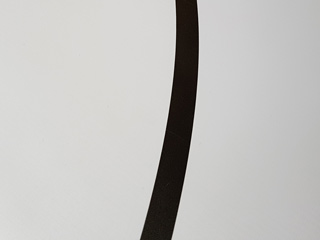
//> input picture 04_Binary/Line2.jpg, 320 x 240 px
$ ./binary   (built with g++ and OpenCV 4)
//> lines starting //> are read from the running program, lines starting //| are printed output that depends on the picture; after the words box and inside, x2 and y2 are one past the last pixel; in counts of white or black regions, pixels touching at a corner belong together
#include <opencv2/highgui.hpp>
#include <opencv2/imgproc.hpp>
#include <iostream>
#include <cmath>

#define RPI_VIDEO

using namespace cv;
using std::vector;
using std::cout;
using std::endl;

static void onMouse(int event, int x, int y, int flags, void* param) {
  Mat *pm = (Mat*)(param);
  switch(event) {
    case EVENT_LBUTTONDOWN: {
      const int channels = pm->channels();
      if (channels == 3) {
        cout << "at (" << x << "," << y << ") value is "
           << (pm->at<Vec3b>(Point(x,y))) << endl;
      } else if (channels == 1){
        cout << "at (" << x << "," << y << ") value is "
           << (int)pm->at<uchar>(Point(x,y)) << endl;
      }
    break;
    }
  }
}

int gray = 128, blue = 128, green = 128, red = 128;
Mat imgG(Size(640, 480), CV_8UC1, Scalar(gray));
Mat imgC(Size(640, 480), CV_8UC3, Scalar(blue, green, red));

void on_trackbarG(int value, void* m) {
  imgG = Scalar(gray);
  imshow( "Gray Image", imgG);
}


void on_trackbarC(int , void*) {
  imgC = Scalar(blue, green, red);
  imshow("Color Image", imgC);
}


cv::Point findCenterLine(const Mat& mat,
                     vector<cv::Point>& centers)  {
 // scanning matrix
 int cx = 0, cy = 0, cnt = 0;
 for (int x = 0; x < mat.rows; ++x) {
   int sumRow = 0, counter = 0;
 	 for (int y = 0; y < mat.cols; ++y) {
     if (mat.at<uchar>(x,y)) {
       ++counter;
       cx += y;
       cy += x;
       sumRow += y;
     }
   }
   cnt += counter;
   if ( counter != 0) {
   	centers.push_back(Point(sumRow/counter, x));
   }
 }
 if (!centers.empty()) {
   cx /= cnt;
   cy /= cnt;
 }

 return Point(cx,cy);
}

int main(int argc, char **argv) {

// [45 lines of commented-out code are left out]

  const std::string image_line("Line2.jpg");
  Mat src_line = imread(image_line, IMREAD_COLOR);
//> src_line is the input picture: 240 rows x 320 cols, CV_8UC3; mean B, G, R 190.3, 192.2, 193.1
	if (src_line.empty()) {
  	cout << "Could not open or find the image : "
         << image_line << endl;
    return -1;
  }


  cout << "Source line :\n";
  cout << "\twidth : " << src_line.cols << '\n';
//| 	width : 320
  cout << "\theight : " << src_line.rows << '\n';
//| 	height : 240
  cout << "\tchannels : " << src_line.channels() << endl;
//| 	channels : 3

  const std::string srcWin("Source Line");
  const std::string grayWin("Gray Line");
	const std::string binWin("Binary Line");

	Mat line_gray, line_bin_inv;
  cvtColor(src_line, line_gray, COLOR_BGR2GRAY);

  namedWindow(srcWin, WINDOW_AUTOSIZE);
  imshow(srcWin, src_line);
  namedWindow(grayWin, WINDOW_AUTOSIZE);
  imshow(grayWin, line_gray);

  int th = 128;
  namedWindow(binWin, WINDOW_AUTOSIZE);
  createTrackbar("Threshold", grayWin, &th,
                  255, 0, 0);
  setMouseCallback(grayWin, onMouse, (void*) &line_gray);

  for (;;) {
    threshold(line_gray, line_bin_inv,
	          th, 255, cv::THRESH_BINARY_INV);
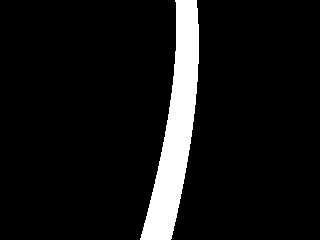
//> line_bin_inv: 240 rows x 320 cols, CV_8UC1; 8.2% white; 1 white region, box (x1, y1, x2, y2) and area: (140, 0, 199, 240) 6326
    Mat line_bin;
    cvtColor(line_bin_inv, line_bin, COLOR_GRAY2BGR);
    line(line_bin, Point((line_bin.cols-1)/2, line_bin.rows-1),
              Point((line_bin.cols-1)/2, 0), Scalar(0, 255, 255), 1);
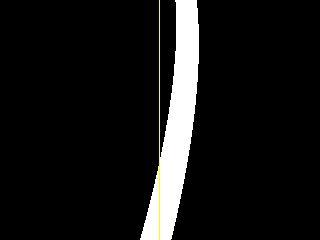
//> line_bin: 240 rows x 320 cols, CV_8UC3; mean B, G, R 20.7, 21.5, 21.5

    vector<cv::Point> centers;
    Point cp = findCenterLine(line_bin_inv, centers);
//> the loop in findCenterLine, `for (int x = 0; x < mat.rows; ++x)` made 240 passes
//> (counter, cx, cy, sumRow, cnt) on passes 1 to 3: (22, 4081, 0, 4081, 22), (22, 8162, 22, 4081, 44), (21, 12068, 64, 3906, 65)
//> after the loop in findCenterLine, `for (int x = 0; x < mat.rows; ++x)`: cx = 1112836; cy = 804248; cnt = 6326; centers = 240 Points (x, y), first 12: [185, 0], [185, 1], [186, 2], [186, 3], [186, 4], [186, 5], [186, 6], [186, 7], [186, 8], [186, 9], [186, 10], [186, 11]
//> in findCenterLine, `cx /= cnt;`: cx = 175
//> in findCenterLine, `cy /= cnt;`: cy = 127
//> cp = Point(175, 127)

    //cout << "Center mass of line: (" << cp.x << ", " << cp.y << ")\n";

		double angle = 0;
		int px = cp.x - (line_bin.cols - 1) / 2;
//> px = 16
		int py = (line_bin.rows - 1) - cp.y;
//> py = 112
		//cout << "px = " << px << "  py = " << py << endl;

		if (py != 0) {
			angle = atan2(py, px) * 180 / CV_PI - 90;
//> angle = -8.13
			cout << "angle = " << round(angle*100)/100 << endl;
//| angle = -8.13
		}

		for ( const cv::Point& p : centers ) {
       circle(line_bin, p, 1, Scalar(0, 0, 255), FILLED);
    }
//> this loop made 240 passes
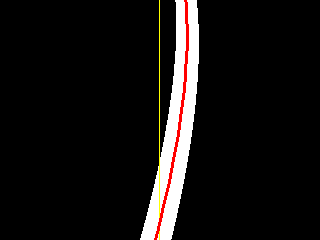
//> line_bin: 240 rows x 320 cols, CV_8UC3; 0.94% of pixels changed, all inside (x1, y1, x2, y2) = (154, 0, 189, 240)
    circle(line_bin, cp, 5, Scalar(0, 255, 0), FILLED);
//> line_bin: 240 rows x 320 cols, CV_8UC3; 0.11% of pixels changed, all inside (x1, y1, x2, y2) = (170, 122, 181, 133)
    arrowedLine(line_bin, Point((line_bin.cols-1)/2,
                 line_bin.rows-1), cp,
								Scalar(255, 0, 0), 2, 8, 0, 0.05);
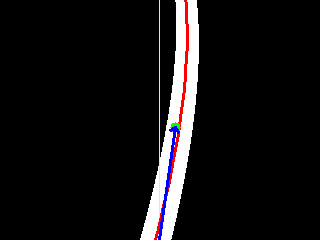
//> line_bin: 240 rows x 320 cols, CV_8UC3; mean B, G, R 18.7, 18.3, 20.2
    imshow(binWin, line_bin);

    if (waitKey(1) >= 0) {
//> the 'q' key is pressed
    	break;
		}
  }

	waitKey();

  return 0;
}

$ run again, with 04_Binary/Line3.jpg copied over 04_Binary/Line2.jpg
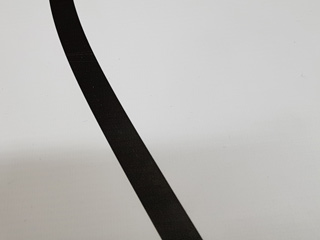
//> input picture 04_Binary/Line3.jpg, 320 x 240 px
//> src_line is the input picture: 240 rows x 320 cols, CV_8UC3; mean B, G, R 177.4, 179.7, 181.1
//| 	width : 320
//| 	height : 240
//| 	channels : 3
//> `threshold(line_gray, line_bin_inv, th, 255, cv::THRESH_BINARY_INV);`:
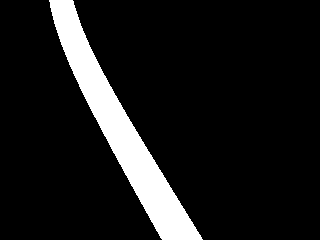
//> line_bin_inv: 240 rows x 320 cols, CV_8UC1; 10.5% white; 1 white region, box (x1, y1, x2, y2) and area: (49, 0, 203, 240) 8057
//> the loop in findCenterLine, `for (int x = 0; x < mat.rows; ++x)` made 240 passes
//> (counter, cx, cy, sumRow, cnt) on passes 1 to 3: (24, 1452, 0, 1452, 24), (25, 2977, 25, 1525, 49), (24, 4453, 73, 1476, 73)
//> after the loop in findCenterLine, `for (int x = 0; x < mat.rows; ++x)`: cx = 971886; cy = 1045870; cnt = 8057; centers = 240 Points (x, y), first 12: [60, 0], [61, 1], [61, 2], [61, 3], [61, 4], [62, 5], [62, 6], [62, 7], [63, 8], [63, 9], [63, 10], [63, 11]
//> in findCenterLine, `cx /= cnt;`: cx = 120
//> in findCenterLine, `cy /= cnt;`: cy = 129
//> `Point cp = findCenterLine(line_bin_inv, centers);`: cp = Point(120, 129)
//> px = -39
//> py = 110
//> angle = 19.52
//| angle = 19.52
//> the loop `for ( const cv::Point& p : centers )` made 240 passes
//> `arrowedLine(line_bin, Point((line_bin.cols-1)/2, line_bin.rows-1), cp,..`:
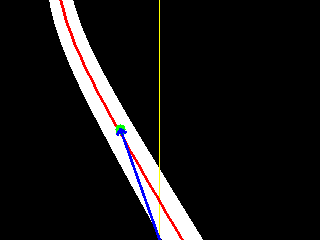
//> line_bin: 240 rows x 320 cols, CV_8UC3; mean B, G, R 24.3, 24, 26.1

$ run again, with 04_Binary/Line4.jpg copied over 04_Binary/Line2.jpg
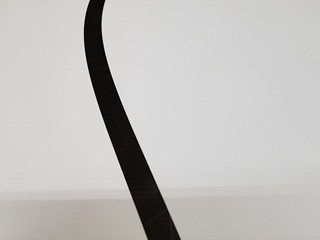
//> input picture 04_Binary/Line4.jpg, 320 x 240 px
//> src_line is the input picture: 240 rows x 320 cols, CV_8UC3; mean B, G, R 189.4, 191.4, 192.7
//| 	width : 320
//| 	height : 240
//| 	channels : 3
//> `threshold(line_gray, line_bin_inv, th, 255, cv::THRESH_BINARY_INV);`:
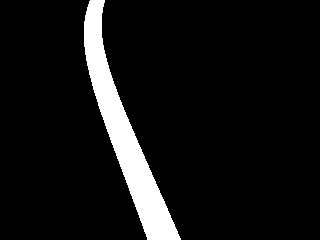
//> line_bin_inv: 240 rows x 320 cols, CV_8UC1; 7.8% white; 1 white region, box (x1, y1, x2, y2) and area: (84, 0, 181, 240) 6009
//> the loop in findCenterLine, `for (int x = 0; x < mat.rows; ++x)` made 240 passes
//> (counter, cx, cy, sumRow, cnt) on passes 1 to 3: (15, 1455, 0, 1455, 15), (16, 2999, 16, 1544, 31), (16, 4543, 48, 1544, 47)
//> after the loop in findCenterLine, `for (int x = 0; x < mat.rows; ++x)`: cx = 746408; cy = 804777; cnt = 6009; centers = 240 Points (x, y), first 12: [97, 0], [96, 1], [96, 2], [96, 3], [95, 4], [95, 5], [95, 6], [94, 7], [94, 8], [94, 9], [94, 10], [94, 11]
//> in findCenterLine, `cx /= cnt;`: cx = 124
//> in findCenterLine, `cy /= cnt;`: cy = 133
//> `Point cp = findCenterLine(line_bin_inv, centers);`: cp = Point(124, 133)
//> px = -35
//> py = 106
//> angle = 18.27
//| angle = 18.27
//> the loop `for ( const cv::Point& p : centers )` made 240 passes
//> `arrowedLine(line_bin, Point((line_bin.cols-1)/2, line_bin.rows-1), cp,..`:
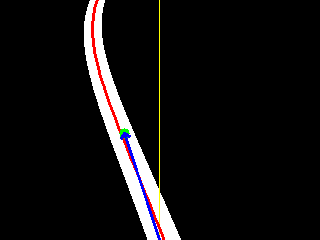
//> line_bin: 240 rows x 320 cols, CV_8UC3; mean B, G, R 17.7, 17.5, 19.3

$ run again, with 04_Binary/dot2.jpg copied over 04_Binary/Line2.jpg
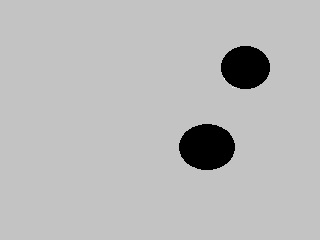
//> input picture 04_Binary/dot2.jpg, 320 x 240 px
//> src_line is the input picture: 240 rows x 320 cols, CV_8UC3; min 0, max 255, mean 185.7
//| 	width : 320
//| 	height : 240
//| 	channels : 3
//> `threshold(line_gray, line_bin_inv, th, 255, cv::THRESH_BINARY_INV);`:
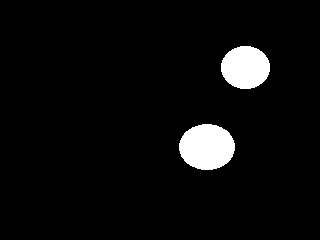
//> line_bin_inv: 240 rows x 320 cols, CV_8UC1; 4.8% white; 2 white regions, box (x1, y1, x2, y2) and area: (179, 124, 235, 170) 2022, (221, 46, 270, 89) 1657
//> the loop in findCenterLine, `for (int x = 0; x < mat.rows; ++x)` made 240 passes
//> (counter, cx, cy, sumRow, cnt) on passes 1 to 3: (0, 0, 0, 0, 0), (0, 0, 0, 0, 0), (0, 0, 0, 0, 0)
//> after the loop in findCenterLine, `for (int x = 0; x < mat.rows; ++x)`: cx = 823603; cy = 407445; cnt = 3679; centers = 89 Points (x, y), first 12: [245, 46], [245, 47], [245, 48], [245, 49], [245, 50], [245, 51], [245, 52], [245, 53], [245, 54], [245, 55], [245, 56], [245, 57]
//> in findCenterLine, `cx /= cnt;`: cx = 223
//> in findCenterLine, `cy /= cnt;`: cy = 110
//> `Point cp = findCenterLine(line_bin_inv, centers);`: cp = Point(223, 110)
//> px = 64
//> py = 129
//> angle = -26.39
//| angle = -26.39
//> the loop `for ( const cv::Point& p : centers )` made 89 passes
//> `arrowedLine(line_bin, Point((line_bin.cols-1)/2, line_bin.rows-1), cp,..`:
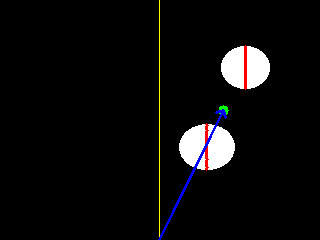
//> line_bin: 240 rows x 320 cols, CV_8UC3; mean B, G, R 12.3, 11.9, 12.6
